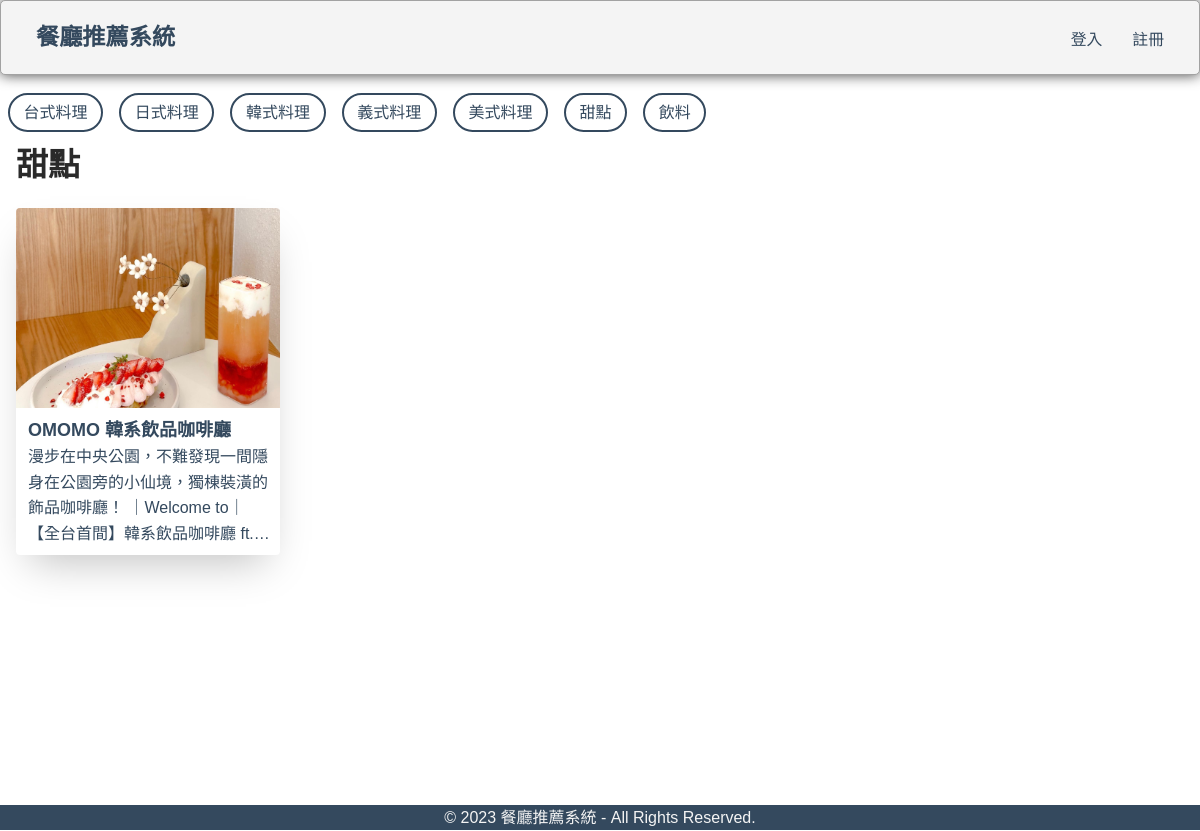
Screenshot of /category.php?id=6 with the database file from the repository.
### tables this page shows
CREATE TABLE `category` (
  `id` int(11) NOT NULL,
  `name` varchar(50) NOT NULL
);

CREATE TABLE `restaurant` (
  `id` int(11) NOT NULL,
  `name` varchar(50) NOT NULL,
  `_category` int(10) NOT NULL,
  `description` text NOT NULL,
  `image` varchar(200) NOT NULL,
  `rank` float NOT NULL DEFAULT 5
);

### category.php (the view, shortened to what this page needs)
<?php
include("db.php");
$categoryId = $_GET['id'] ?? null;
$sql = 'SELECT * FROM `category` WHERE `category`.`id` = ' . $categoryId;
$result = $conn->query($sql);
$thisCategory = mysqli_fetch_assoc($result);
$sql = 'SELECT * FROM `restaurant` WHERE `restaurant`.`_category` = ' . $categoryId;
$result = $conn->query($sql);
$restaurantList = [];
while ($row = mysqli_fetch_assoc($result)) {
    $restaurantList[] = $row;
}
$sql = 'SELECT * FROM `category` LIMIT 10';
$result = $conn->query($sql);
$categoryList = [];
while ($row = mysqli_fetch_assoc($result)) {
    $categoryList[] = $row;
}
?>
<!DOCTYPE html>
<html lang="zh-Hant">
<head>
    <link rel="stylesheet" href="common.css">
    <link rel="stylesheet" href="index.css">
</head>
<body>
    <header class="header">
        <h1 class="logo"><a href="/index.php">餐廳推薦系統</a></h1>
        <ul class="main-nav">
            <?php if (!empty($_SESSION['name'])): ?>
            <li><a>Hi! <?= $_SESSION['name'] ?></a></li>
            <li><a href="/logout.php">登出</a></li>
            <?php else: ?>
            <li><a href="/login.html">登入</a></li>
            <li><a href="/register.html">註冊</a></li>
            <?php endif; ?>
        </ul>
    </header>
    <div class="main">
        <?php if ($categoryList): ?>
        <div class="category-list">
            <?php foreach ($categoryList as $category): ?>
            <a href="/category.php?id=<?=$category['id']?>" class="category"><?=$category['name']?></a>
            <?php endforeach; ?>
        </div>
        <?php endif; ?>
        <span class="section-title"><?=$thisCategory['name']?></span>
        <div class="restaurant-list">
            <?php foreach ($restaurantList as $restaurant): ?>
            <a href="/restaurant.php?id=<?=$restaurant['id']?>" class="restaurant-card">
                <div class="restaurant-card-image">
                    <img src="<?=$restaurant['image']?>" alt="<?=$restaurant['name']?>" />
                </div>
                <div class="restaurant-card-content">
                    <span class="restaurant-card-title"><?=$restaurant['name']?></span>
                    <div class="restaurant-card-text">
                        <?=$restaurant['description']?>
                    </div>
                </div>
            </a>
            <?php endforeach; ?>
        </div>
    </div>
</body>
<footer>
    &copy; <script>document.write(new Date().getFullYear())</script> 餐廳推薦系統 - All Rights Reserved.
</footer>
</html>

### common.css (style rules this page uses)
* { box-sizing: border-box; }
body { font-family: 'Montserrat', sans-serif; line-height: 1.6; margin: 0; min-height: 100vh; }
ul { margin: 0; padding: 0; list-style: none; }
h2, h3, a { color: #34495e; }
a { text-decoration: none; }
.logo { margin: 0; font-size: 1.45em; }
.main-nav { margin-top: 5px; }
.logo a, .main-nav a { padding: 10px 15px; text-transform: uppercase; text-align: center; display: block; }
.main-nav a { color: #34495e; font-size: .99em; }
.header { padding-top: .5em; padding-bottom: .5em; border: 1px solid #a2a2a2; background-color: #f4f4f4; -webkit-box-shadow: 0px 0px 14px 0px rgba(0,0,0,0.75); -moz-box-shadow: 0px 0px 14px 0px rgba(0,0,0,0.75); box-shadow: 0px 0px 14px 0px rgba(0,0,0,0.75); -webkit-border-radius: 5px; -moz-border-radius: 5px; border-radius: 5px; }
@media (min-width: 769px) { .header, .main-nav { display: flex; } }
@media (min-width: 1025px) { .header { flex-direction: row; justify-content: space-between; padding-left: 20px; padding-right: 20px; } }
.main { margin: auto; max-width: 1280px; min-height: 90vh; }
footer { width: 100%; background-color: #34495e; height: 25px; text-align: center; color: #f4f4f4; }

### index.css (style rules this page uses)
.category-list { margin-top: 10px; display: flex; flex-direction: row; }
.category { display: block; padding: 0.3em 0.85em; margin: 0.5em; text-transform: uppercase; border: 2px; border-style: solid; border-radius: 2em; transition: transform 0.2s; transition-timing-function: cubic-bezier(0.45, -0.85, 0.55, -0.45); }
.section-title { font-size: 32px; font-weight: bold; color: #2a2a2a; margin: 1rem; }
.restaurant-list { display: flex; flex-wrap: wrap; list-style: none; margin: 0; padding: 0; }
.restaurant-card { width: 22%; background-color: white; border-radius: 0.25rem; box-shadow: 0 20px 40px -14px rgba(0, 0, 0, 0.25); display: flex; flex-direction: column; overflow: hidden; margin: 1rem; }
.restaurant-card-image { height: 200px; }
.restaurant-card-image img { width: 100%; height: 100%; object-fit: cover; }
.restaurant-card-content { padding: 0px 4px 4px 6px; margin: 8px 4px 4px 6px; max-height: 290px; overflow: hidden; }
.restaurant-card-title { font-size: 18px; font-weight: bold; }
.restaurant-card-text { display: -webkit-box; -webkit-line-clamp: 4; -webkit-box-orient: vertical; overflow: hidden; }

### rows the page displays
category: name "台式料理"
category: name "日式料理"
category: name "韓式料理"
category: name "義式料理"
category: name "美式料理"
category: name "甜點"
category: name "飲料"
restaurant: image (picture), name "OMOMO 韓系飲品咖啡廳", description "漫步在中央公園，不難發現一間隱身在公園旁的小仙境，獨棟裝潢的飾品咖啡廳！ ｜Welcome to｜ 【全台首間】韓系飲品咖啡廳…"
